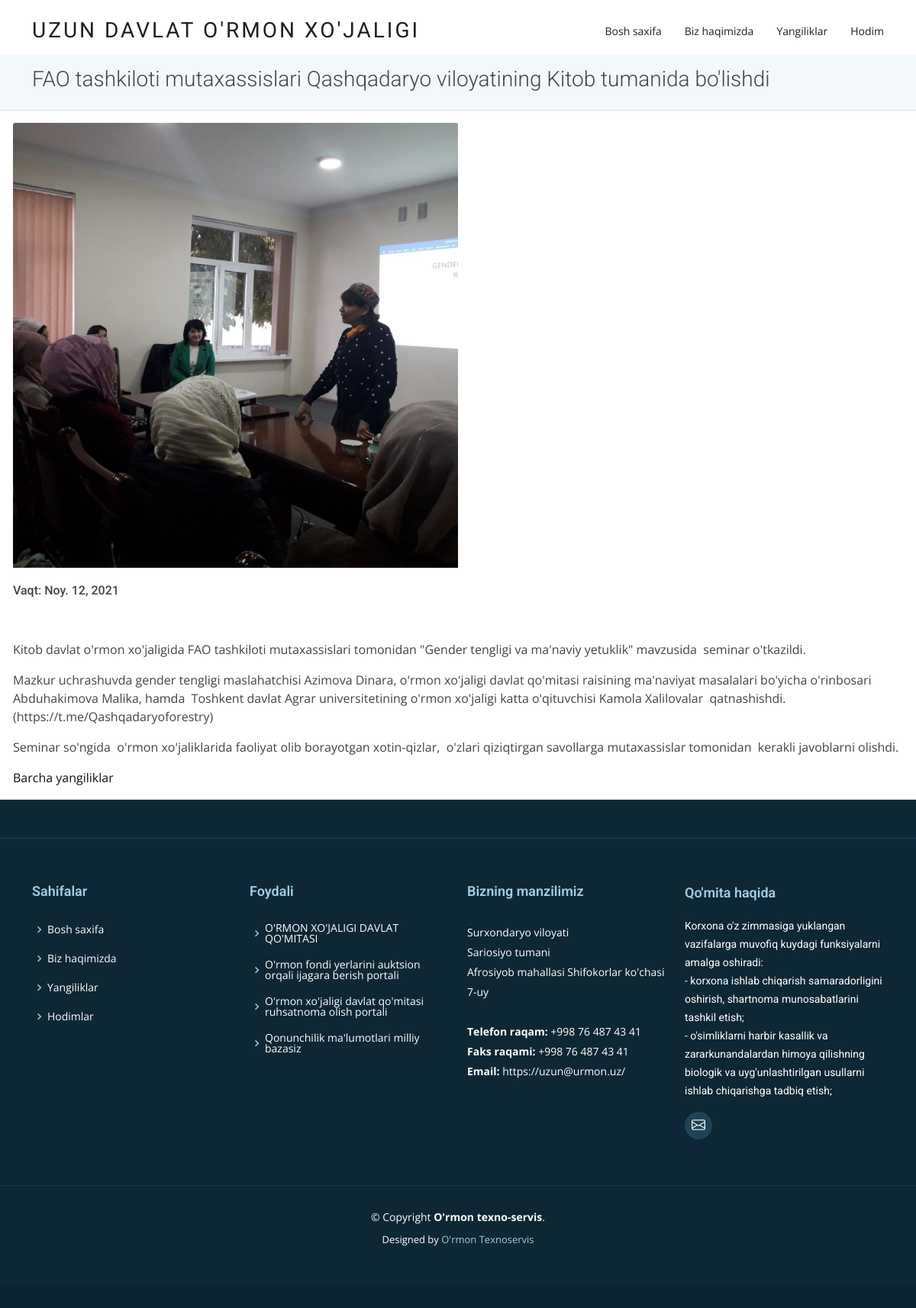
Page /4/ on the committed database.
### articles/models.py (models this page shows, shortened)
class Newsmodel(models.Model):
    image = models.ImageField(upload_to='image/')
    title = models.CharField(max_length=250)
    summary = models.CharField(max_length=250)
    body = RichTextField()
    date = models.DateField(auto_now=True)

### articles/views.py (the view)
# urls.py: path('<int:pk>/', detailview, name='detail'),
def detailview(request, pk):
    news = Newsmodel.objects.get(id=pk)
    context = {
        'news': news
    }
    return render(request, 'detail.html', context)

### templates/detail.html (shortened to what this page needs)
{% extends 'base.html' %}
{% block content %}
<br><br>
<br>
    <section class="breadcrumbs">
      <div class="container">
        <div class="d-flex justify-content-between align-items-center">
          <h2>{{ news.title }}</h2>
        </div>
      </div>
    </section>
<div class='row'>
  <div class='card'>
    <div class='card-body'>
      {% if news.image %}
        <img class='card-img-top' src="{{ news.image.url }}" style="width: 50%">
      {% endif %}
        <br><br>
        <h6 class="card-subtitle mb-2 tetx-muted"> Vaqt: {{ news.date }} </h6>
        <p class="card-text">{{ news.body  | safe}}</p>
        <a href="{% url 'news' %}">Barcha yangiliklar</a>
    </div>
  </div>
</div>
{% endblock %}

### static/css/style.css (style rules this page uses)
body { font-family: "Open Sans", sans-serif; color: #444; }
a { color: #111213; text-decoration: none; }
h1, h2, h3, h4, h5, h6, .font-primary { font-family: "Roboto", sans-serif; }
section { padding: 60px 0; }
.breadcrumbs { padding: 15px 0; background-color: #f3f8fa; min-height: 40px; }
.breadcrumbs h2 { font-size: 28px; font-weight: 300; }

### rows in the picture
Newsmodel: title "FAO tashkiloti mutaxassislari Qashqadaryo viloyatining Kitob tumanida bo'lishdi", image (picture), date "Noy. 12, 2021", body "Kitob davlat o'rmon xo'jaligida FAO tashkiloti mutaxassislari tomonidan \"Gender tengligi va ma'naviy yetuklik\" mavzusida seminar o'tkazildi. Mazkur uchrashuvda gender tengligi maslahatchisi Azimova Dinara, o'rmon xo'jaligi davlat qo'mitasi raisining ma'naviyat masalalari bo'yicha o'rinbosari Abduhakimova Malika, hamda Toshkent davlat Agrar universitetining o'rmon xo'jaligi katta o'qituvchisi Kamola Xalilovalar qatnashishdi. (https://t.me/Qashqadaryoforestry) Seminar so'ngida o'rmon xo'jaliklarida faoliyat olib borayotgan xotin-qizlar, o'zlari qiziqtirgan savollarga mutaxassislar tomonidan kerakli javoblarni olishdi."
